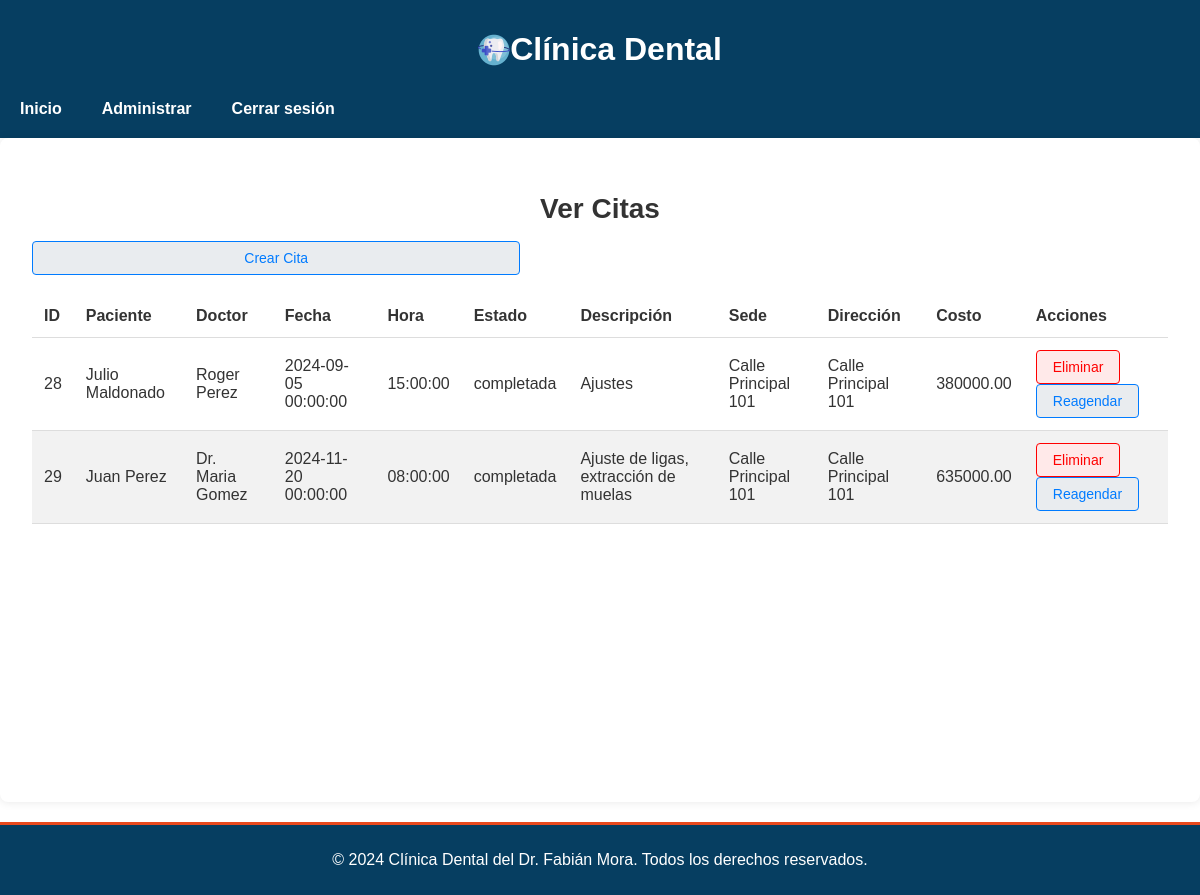
Screenshot of /Admin/ver_citas.php (signed in) with the database file from the repository.
### tables this page shows
CREATE TABLE `citas` (
  `id` int(11) NOT NULL,
  `usuario_id` int(11) NOT NULL,
  `doctor_id` int(11) NOT NULL,
  `fecha` datetime DEFAULT NULL,
  `motivo` varchar(255) DEFAULT NULL,
  `estado` enum('agendada','completada','cancelada') DEFAULT 'agendada',
  `sede_id` int(11) NOT NULL,
  `especialidad_id` int(11) NOT NULL,
  `hora` time NOT NULL,
  `paciente_id` int(11) DEFAULT NULL,
  `costo` decimal(10,2) DEFAULT 0.00
);

CREATE TABLE `pacientes` (
  `id` int(11) NOT NULL,
  `usuario_id` int(11) DEFAULT NULL,
  `fecha_nacimiento` date DEFAULT NULL,
  `direccion` varchar(255) DEFAULT NULL,
  `telefono` varchar(20) DEFAULT NULL,
  `nombre` varchar(255) NOT NULL,
  `email` varchar(255) DEFAULT NULL
);

CREATE TABLE `doctores` (
  `id` int(11) NOT NULL,
  `usuario_id` int(11) DEFAULT NULL,
  `especialidad` varchar(100) DEFAULT NULL,
  `sede_id` int(11) DEFAULT NULL,
  `telefono` varchar(20) DEFAULT NULL,
  `nombre` varchar(100) DEFAULT NULL,
  `direccion` varchar(255) NOT NULL,
  `email` varchar(255) DEFAULT NULL,
  `fecha_nacimiento` date DEFAULT NULL
);

CREATE TABLE `sedes` (
  `id` int(11) NOT NULL,
  `nombre` varchar(100) NOT NULL,
  `direccion` varchar(255) NOT NULL,
  `telefono` varchar(15) DEFAULT NULL
);

### Admin/ver_citas.php (the view, shortened to what this page needs)
<?php
require '../Conexion/conexion.php';
$citas = [];
try {
    $stmt = $pdo->prepare('
    SELECT citas.id, paciente.nombre AS paciente_nombre, doctor.nombre AS doctor_nombre,
           citas.fecha, citas.hora, citas.estado, citas.motivo AS motivo, citas.motivo AS motivo, citas.costo, sede.direccion AS sede_direccion
    FROM citas
    JOIN pacientes AS paciente ON citas.paciente_id = paciente.id
    JOIN doctores AS doctor ON citas.doctor_id = doctor.id
    JOIN sedes AS sede ON citas.sede_id = sede.id
    ORDER BY citas.fecha, citas.hora
');
    $stmt->execute();
    $citas = $stmt->fetchAll(PDO::FETCH_ASSOC);
} catch (PDOException $e) {
    $error = 'Error en la consulta: ' . $e->getMessage();
}
?>
<!DOCTYPE html>
<html lang="es">
<head>
    <link rel="stylesheet" href="/css/styles.css">
</head>
<body>
    <header class="header">
        <div class="container">
            <h1 class="logo">
                <img src="/Imagenes/odontologia.png" alt="Logo de Clínica Dental">
                Clínica Dental
            </h1>
            <nav class="nav">
                <ul class="nav-list">
                    <li class="nav-item">
                        <a href="principalAdmin.php" class="nav-link">Inicio</a>
                    </li>
                    <li class="nav-item dropdown">
                        <a href="#" class="nav-link">Administrar</a>
                    </li>
                    <li class="nav-item">
                        <a href="../logout.php" class="nav-link">Cerrar sesión</a>
                    </li>
                </ul>
            </nav>
        </div>
    </header>
    <main>
        <section class="container-principal">
            <h2>Ver Citas</h2>
            <table class="table">
                <thead>
                    <tr>
                        <th>ID</th>
                        <th>Paciente</th>
                        <th>Doctor</th>
                        <th>Fecha</th>
                        <th>Hora</th>
                        <th>Estado</th>
                        <th>Descripción</th>
                        <th>Sede</th>
                        <th>Dirección</th>
                        <th>Costo</th>
                        <th>Acciones</th>
                    </tr>
                </thead>
                <tbody>
                    <?php if (empty($citas)): ?>
                        <tr>
                            <td colspan="10">No hay citas programadas.</td>
                        </tr>
                    <?php else: ?>
                        <?php foreach ($citas as $cita): ?>
                            <tr>
                                <td><?php echo htmlspecialchars($cita['id']); ?></td>
                                <td><?php echo htmlspecialchars($cita['paciente_nombre']); ?></td>
                                <td><?php echo htmlspecialchars($cita['doctor_nombre']); ?></td>
                                <td><?php echo htmlspecialchars($cita['fecha']); ?></td>
                                <td><?php echo htmlspecialchars($cita['hora']); ?></td>
                                <td><?php echo htmlspecialchars($cita['estado']); ?></td>
                                <td><?php echo htmlspecialchars($cita['motivo']); ?></td>
                                <td><?php echo htmlspecialchars($cita['sede_direccion']); ?></td>
                                <td><?php echo htmlspecialchars($cita['sede_direccion']); ?></td>
                                <td><?php echo htmlspecialchars($cita['costo'], ENT_QUOTES, 'UTF-8'); ?></td>
                                <td>
                                    <button class="btn-eliminar" data-id="<?php echo htmlspecialchars($cita['id']); ?>" data-accion="eliminar" onclick="return confirm('¿Estás seguro de que deseas eliminar esta cita?');">Eliminar</button>
                                    <button class="btn-Reagendar" data-id="<?php echo htmlspecialchars($cita['id']); ?>" data-accion="reagendar" onclick="return confirm('¿Estás seguro de que deseas reagendar esta cita?');">Reagendar</button>
                                </td>
                            </tr>
                        <?php endforeach; ?>
                    <?php endif; ?>
                </tbody>
                <a href="agendar_citas.php?cita_id=<?php echo htmlspecialchars($cita['id'], ENT_QUOTES, 'UTF-8'); ?>" class="btn-Agendar">Crear Cita</a>
            </table>
        </section>
    </main>
    <footer class="footer">
        <div class="container">
            <p>&copy; 2024 Clínica Dental del Dr. Fabián Mora. Todos los derechos reservados.</p>
        </div>
    </footer>
</body>
</html>

### css/styles.css (style rules this page uses)
body { font-family: 'Arial', sans-serif; margin: 0; padding: 0; }
.header { background: #063e61; color: #fff; padding: 10px 0; justify-content: center; }
.header .logo { display: flex; align-items: center; justify-content: center; }
.header .logo img { max-width: 120px; height: auto; }
.nav { display: flex; justify-content: left; }
.nav .nav-list { list-style: none; padding: 0; margin: 0; text-align: left; display: flex; }
.nav .nav-item { position: relative; }
.nav .nav-link { text-decoration: none; color: #fff; padding: 10px 20px; display: block; font-weight: bold; transition: background 0.3s, color 0.3s; }
body { font-family: 'Arial', sans-serif; color: #333; margin: 0; padding: 0; }
footer { background: #063e61; color: #ffffff; text-align: center; padding: 10px 0; margin-top: 20px; border-top: #e8491d 3px solid; }
.table { width: 100%; height: 100%; border-collapse: collapse; margin-top: 20px; }
.table th, .table td { padding: 12px; text-align: left; border-bottom: 1px solid #ddd; }
.table th { background-color: none; color: #333; font-weight: bold; }
.table tr:nth-child(even) { background-color: #f2f2f2; }
button.btn-eliminar { display: inline-block; padding: 0.5rem 1rem; font-size: 0.875rem; color: #ff0000; background-color: #ffe9e9; border: 1px solid #ff0000; border-radius: 4px; text-decoration: none; transition: background-color 0.3s, color 0.3s; }
.btn-Reagendar { display: inline-block; padding: 0.5rem 1rem; font-size: 0.875rem; color: #007bff; background-color: #e9ecef; border: 1px solid #007bff; border-radius: 4px; text-decoration: none; text-align: center; transition: background-color 0.3s, color 0.3s; }
.btn-Agendar, .btn-aprobar { display: inline-block; padding: 0.5rem 1rem; font-size: 0.875rem; width: 40%; text-align: center; color: #007bff; background-color: #e9ecef; border: 1px solid #007bff; border-radius: 4px; text-decoration: none; transition: background-color 0.3s, color 0.3s; }
.btn-eliminar { display: inline-block; padding: 0.5rem 1rem; font-size: 0.875rem; color: #ff0000; background-color: #ffe9e9; border: 1px solid #ff0000; border-radius: 4px; text-decoration: none; transition: background-color 0.3s, color 0.3s; }
.container-principal { padding: 2rem; max-width: 1200px; margin: 0 auto; background-color: #ffffff; border-radius: 8px; box-shadow: 0 0 10px rgba(0, 0, 0, 0.1); position: relative; min-height: 600px; display: flex; flex-direction: column; }
h2 { font-size: 1.75rem; color: #333; margin-bottom: 1rem; text-align: center; }

### rows the page displays
citas: id "28", paciente.nombre "Julio Maldonado", doctor.nombre "Roger Perez", fecha "2024-09-05 00:00:00", hora "15:00:00", estado "completada", motivo "Ajustes", sede.direccion "Calle Principal 101", costo "380000.00"
citas: id "29", paciente.nombre "Juan Perez", doctor.nombre "Dr. Maria Gomez", fecha "2024-11-20 00:00:00", hora "08:00:00", estado "completada", motivo "Ajuste de ligas, extracción de muelas", sede.direccion "Calle Principal 101", costo "635000.00"
